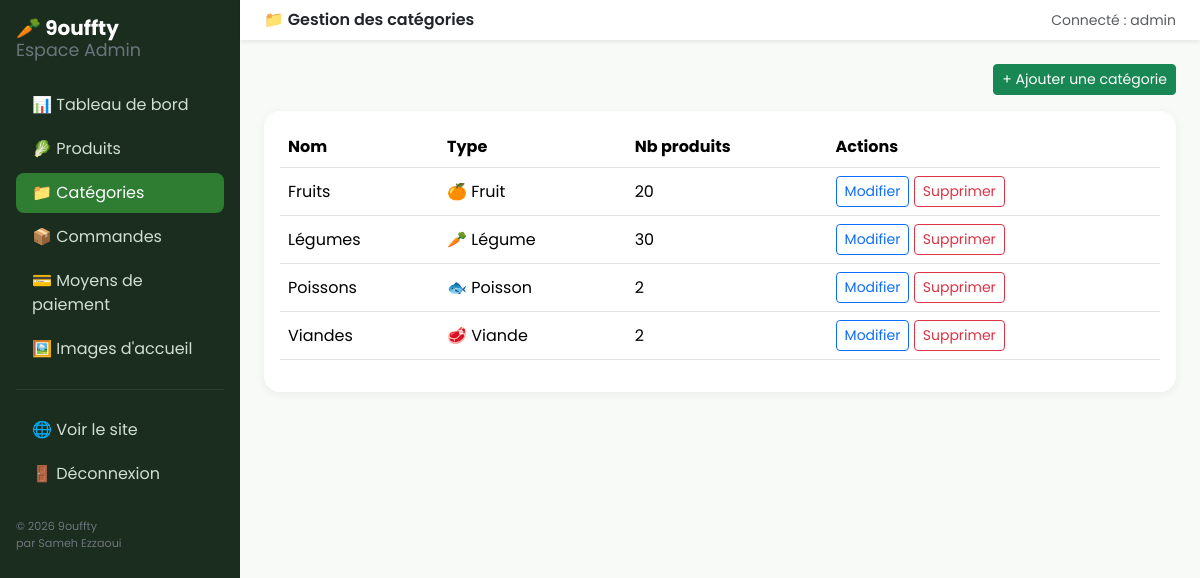
Page /gestion/categories/ (signed in) on the committed database.
### boutique/models.py (models this page shows, shortened)
class Categorie(models.Model):
    TYPE_CHOICES = [
        ('legume', 'Légume'),
        ('fruit', 'Fruit'),
        ('poisson', 'Poisson'),
        ('viande', 'Viande'),
        ('produit_laitier', 'Produit laitier'),
        ('epicerie', 'Épicerie'),
        ('autre', 'Autre'),
    ]
    nom = models.CharField(max_length=100, unique=True)
    slug = models.SlugField(max_length=110, unique=True)
    type_produit = models.CharField(max_length=20, choices=TYPE_CHOICES, default='legume')
    image = models.ImageField(upload_to='categories/', blank=True, null=True)
    class Meta:
        verbose_name = "Catégorie"
        verbose_name_plural = "Catégories"
        ordering = ['nom']

### dashboard/views.py (the view)
# urls.py: path('categories/', views.categories_liste, name='categories_liste'),
@login_required(login_url='dashboard:login')
@user_passes_test(est_staff, login_url='dashboard:login')
def categories_liste(request):
    categories = Categorie.objects.annotate(nb_produits=Count('produits'))
    return render(request, 'dashboard/categories_liste.html', {'categories': categories})

### boutique/context_processors.py (called while the page is built)
def types_categories(request):
    types_utilises = (
        Categorie.objects.values_list('type_produit', flat=True).distinct()
    )
    choices_dict = dict(Categorie.TYPE_CHOICES)
    types_disponibles = [
        (code, choices_dict.get(code, code)) for code in types_utilises
    ]
    types_disponibles.sort(key=lambda t: t[1])
    return {'types_produits_nav': types_disponibles}

def moyens_paiement_global(request):
    return {'moyens_paiement_global': MoyenPaiement.objects.filter(actif=True)}

### boutique/templatetags/boutique_extras.py (called while the page is built)
@register.filter
def emoji_type(type_produit):
    return EMOJIS.get(type_produit, '📦')

### dashboard/views.py (called while the page is built)
def est_staff(user):
    return user.is_active and user.is_staff

### templates/dashboard/categories_liste.html (shortened to what this page needs)
{% extends 'dashboard/base_dashboard.html' %}
{% load boutique_extras %}
{% block header %}📁 Gestion des catégories{% endblock %}
{% block dashboard_content %}
<div class="d-flex justify-content-end mb-3">
  <a href="{% url 'dashboard:categorie_ajouter' %}" class="btn btn-success btn-sm">+ Ajouter une catégorie</a>
</div>
<div class="card stat-card p-3">
  <div class="table-responsive">
    <table class="table align-middle">
      <thead><tr><th>Nom</th><th>Type</th><th>Nb produits</th><th>Actions</th></tr></thead>
      <tbody>
        {% for c in categories %}
        <tr>
          <td>{{ c.nom }}</td>
          <td>{{ c.type_produit|emoji_type }} {{ c.get_type_produit_display }}</td>
          <td>{{ c.nb_produits }}</td>
          <td>
            <a href="{% url 'dashboard:categorie_modifier' c.pk %}" class="btn btn-sm btn-outline-primary">Modifier</a>
            <a href="{% url 'dashboard:categorie_supprimer' c.pk %}" class="btn btn-sm btn-outline-danger">Supprimer</a>
          </td>
        </tr>
        {% empty %}
        <tr><td colspan="4" class="text-muted">Aucune catégorie.</td></tr>
        {% endfor %}
      </tbody>
    </table>
  </div>
</div>
{% endblock %}

### templates/dashboard/base_dashboard.html (shortened to what this page needs)
{% load static %}
<!DOCTYPE html>
<html lang="fr">
<head>
<link href="https://cdn.jsdelivr.net/npm/bootstrap@5.3.3/dist/css/bootstrap.min.css" rel="stylesheet">
<link rel="stylesheet" href="{% static 'css/style.css' %}">
</head>
<body>
<div class="d-flex">
  <div class="sidebar-dashboard p-3" style="width:240px; position:sticky; top:0; height:100vh;">
    <h2 class="h5 fw-bold text-white mb-4">🥕 9ouffty <span class="d-block small fw-normal text-secondary">Espace Admin</span></h2>
    <nav class="nav flex-column gap-1">
      <a class="nav-link {% if request.resolver_match.url_name == 'accueil' %}active{% endif %}" href="{% url 'dashboard:accueil' %}">📊 Tableau de bord</a>
      <a class="nav-link {% if 'produit' in request.resolver_match.url_name %}active{% endif %}" href="{% url 'dashboard:produits_liste' %}">🥬 Produits</a>
      <a class="nav-link {% if 'categorie' in request.resolver_match.url_name %}active{% endif %}" href="{% url 'dashboard:categories_liste' %}">📁 Catégories</a>
      <a class="nav-link {% if 'commande' in request.resolver_match.url_name %}active{% endif %}" href="{% url 'dashboard:commandes_liste' %}">📦 Commandes</a>
      <a class="nav-link {% if 'paiement' in request.resolver_match.url_name %}active{% endif %}" href="{% url 'dashboard:paiements_liste' %}">💳 Moyens de paiement</a>
      <a class="nav-link {% if 'slide' in request.resolver_match.url_name %}active{% endif %}" href="{% url 'dashboard:slides_liste' %}">🖼️ Images d'accueil</a>
      <hr class="text-secondary">
      <a class="nav-link" href="{% url 'boutique:accueil' %}" target="_blank">🌐 Voir le site</a>
      <a class="nav-link" href="{% url 'dashboard:logout' %}">🚪 Déconnexion</a>
    </nav>
    <p class="small text-secondary mt-4 mb-0" style="font-size:0.7rem;">© {% now "Y" %} 9ouffty<br>par Sameh Ezzaoui</p>
  </div>
  <div class="flex-grow-1">
    <nav class="navbar navbar-light bg-white shadow-sm px-4">
      <span class="fw-semibold">{% block header %}Tableau de bord{% endblock %}</span>
      <span class="text-muted small">Connecté : {{ request.user.username }}</span>
    </nav>
    <div class="p-4">
      {% block dashboard_content %}{% endblock %}
    </div>
  </div>
</div>
</body>
</html>

### static/css/style.css (style rules this page uses)
body { font-family: 'Poppins', sans-serif; background-color: #f8faf7; }
.sidebar-dashboard { min-height: 100vh; background: #1b2d1e; color: #e6ece7; }
.sidebar-dashboard a { color: #cfe0d2; text-decoration: none; }
.sidebar-dashboard a.active, .sidebar-dashboard a:hover { background: #2e7d32; color: #fff; border-radius: 8px; }
.stat-card { border-radius: 16px; border: none; box-shadow: 0 2px 10px rgba(0,0,0,.06); }

### rows in the picture
Categorie: nom "Fruits", type_produit|emoji_type "🍊", type_produit "Fruit", nb_produits "20"
Categorie: nom "Légumes", type_produit|emoji_type "🥕", type_produit "Légume", nb_produits "30"
Categorie: nom "Poissons", type_produit|emoji_type "🐟", type_produit "Poisson", nb_produits "2"
Categorie: nom "Viandes", type_produit|emoji_type "🥩", type_produit "Viande", nb_produits "2"

### other values in the picture
{{ request.user.username }} "admin"
